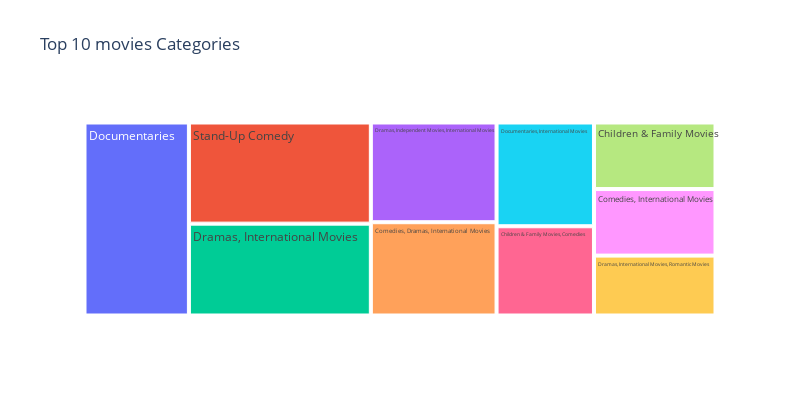

Notebook code cell kept with this figure:
### Code cell
#visualizing top 10 categories of movies
top_categories = movies['listed_in'].value_counts().head(10).reset_index(name='count')

fig = px.treemap(data_frame=top_categories, path=["listed_in"], values='count',
                 width=800, height=400, title="Top 10 movies Categories")

fig.show()

### Figure 1 — Plotly figure (JSON) as saved in the notebook; plotly's stock layout.template omitted (floating-point values rounded to 4 significant figures)
{"data": [{"branchvalues": "total", "domain": {"x": [0, 1], "y": [0, 1]}, "hovertemplate": "labels=%{label}<br>count=%{value}<br>parent=%{parent}<br>id=%{id}<extra></extra>", "ids": ["Children & Family Movies", "Children & Family Movies, Comedies", "Comedies, Dramas, International Movies", "Comedies, International Movies", "Documentaries", "Documentaries, International Movies", "Dramas, Independent Movies, International Movies", "Dramas, International Movies", "Dramas, International Movies, Romantic Movies", "Stand-Up Comedy"], "labels": ["Children & Family Movies", "Children & Family Movies, Comedies", "Comedies, Dramas, International Movies", "Comedies, International Movies", "Documentaries", "Documentaries, International Movies", "Dramas, Independent Movies, International Movies", "Dramas, International Movies", "Dramas, International Movies, Romantic Movies", "Stand-Up Comedy"], "name": "", "parents": ["", "", "", "", "", "", "", "", "", ""], "type": "treemap", "values": [120, 129, 174, 120, 299, 150, 186, 248, 108, 273]}], "layout": {"height": 400, "legend": {"tracegroupgap": 0}, "title": {"text": "Top 10 movies Categories"}, "width": 800}}
